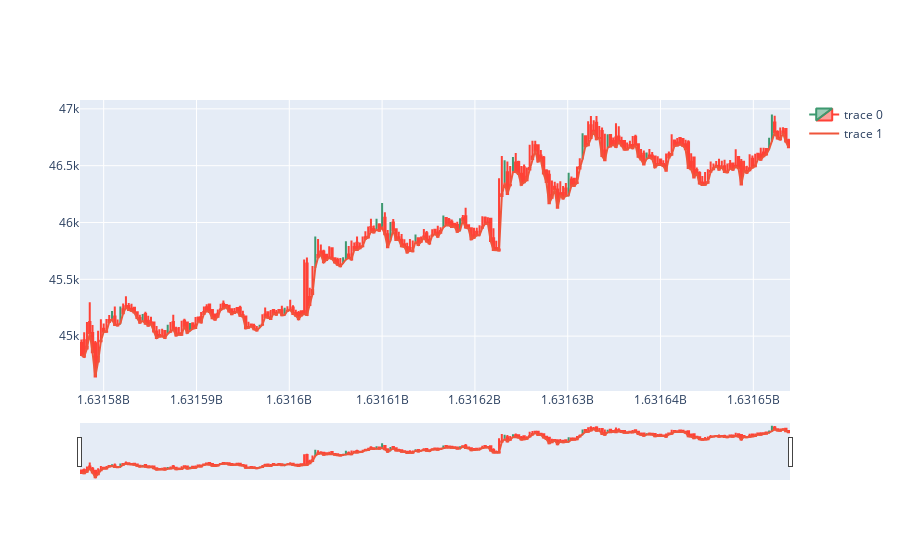

Write notebook code for a chart like this one.
### Code cell
data['MA'] = ta.trend.sma_indicator(close=data["Close"], window=1)
plot_indicators(data, data['MA'].values)

### Figure 1 — Plotly figure (JSON) as saved in the notebook; plotly's stock layout.template omitted (floating-point values rounded to 4 significant figures; data arrays with more than 128 entries replaced by an {"elided": "..."} marker saying what was removed)
{"data": [{"close": {"elided": "255 float values"}, "high": {"elided": "255 float values"}, "low": {"elided": "255 float values"}, "open": {"elided": "255 float values"}, "type": "candlestick", "x": {"elided": "255 int values"}}, {"type": "scatter", "x": {"elided": "255 int values"}, "y": {"elided": "255 float values"}}], "layout": {}}
